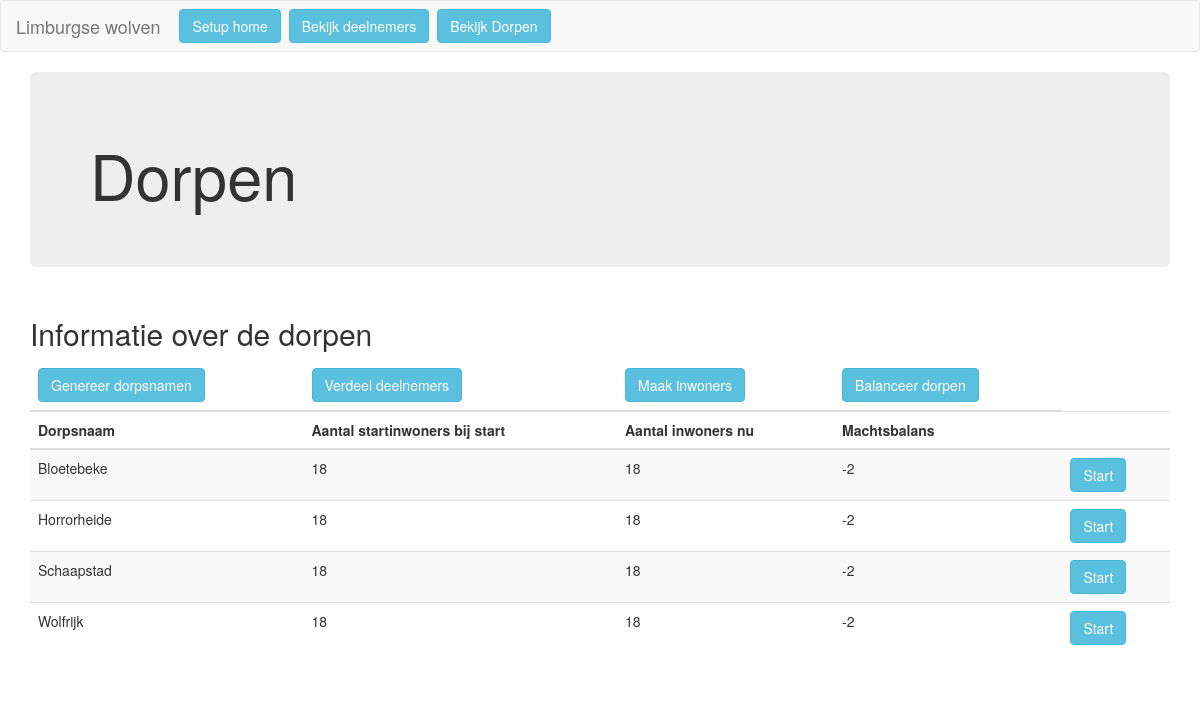
The page /villages/ (signed in) on the database its author committed.
### Autospelleider/models.py (models this page shows, shortened)
@python_2_unicode_compatible
class Village(models.Model):
    village_name = models.CharField(max_length=200)
    village_ID = models.PositiveIntegerField(null=True)
    start_inhabitants = models.PositiveIntegerField(null=True)
    timer = models.OneToOneField(Timer, related_name='village_timer', on_delete=models.CASCADE, blank=True, null=True)
    balance = models.IntegerField(null=True, blank=True)
    start_characters_amounts = models.CharField(max_length=200, null=True,blank=True)
    start_characters = models.CharField(max_length=1000, null=True,blank=True)
    influences = models.CharField(max_length=200, null=True,blank=True)
    def get_influences(self):
        chars = []
        char = ''
        for c in self.influences:
            if c != '!':
                char = char + c
            else:
                chars.append(int(char))
                char = ''
        return chars
    def get_start_characters_amounts(self):
        chars = []
        char = ''
        for c in self.start_characters_amounts:
            if c != '!':
                char = char + c
            else:
                chars.append(int(char))
                char = ''
        return chars
    def count_villagers(self):
        return len(self.villager_set.all())
    def sum_group_sizes(self):
        sum = 0
        for group in self.group_set.all():
            sum += group.group_size()
        return sum
    def get_balance(self):
        if self.influences and self.start_characters_amounts:
            x = self.get_influences()
            y = self.get_start_characters_amounts()
            import numpy as np
            return np.dot(x, y)
        else:
            return 'Error'

@python_2_unicode_compatible
class Group(models.Model):
    group_code = models.CharField(blank=True, null=True, max_length=200)
    group_ID = models.IntegerField(blank=True, null=True, default=-1)
    village = models.ForeignKey(Village, on_delete=models.SET_NULL, blank=True, null=True)
    familiar_groups = models.ManyToManyField("self", blank=True, related_name='group_familiar_groups')
    def group_size(self):
        return len(self.participant_set.all())

@python_2_unicode_compatible
class Participant(models.Model):
    first_name = models.CharField(max_length=200)
    last_name = models.CharField(max_length=200)
    participant_ID = models.PositiveIntegerField(null=True)
    reservation_ID = models.PositiveIntegerField(null=True)
    group = models.ForeignKey(Group, on_delete=models.SET_NULL, blank=True, null=True,)
    main_subscriber = models.BooleanField(default=False)
    paid = models.BooleanField(default=False)
    present = models.BooleanField(default=False)

@python_2_unicode_compatible
class Villager(models.Model):
    role = models.CharField(max_length=200, blank=True)
    familiars = models.ManyToManyField("self", blank=True, related_name='villager_familiars')
    village = models.ForeignKey(Village, on_delete=models.SET_NULL, blank=True, null=True)
    participant = models.OneToOneField(Participant, on_delete=models.CASCADE, null=True)
    alive = models.BooleanField(default=True)
    seat = models.PositiveIntegerField(blank=True, null=True)

### Autospelleider/views.py (the view)
# urls.py: url(r'^villages/$', views.villages, name='villages'),
@login_required(login_url='/admin/login/')
def villages(request):
    villages_list = Village.objects.all()
    return render(request, 'Autospelleider/villages.html', {
        'villages_list': villages_list,
    })

### Autospelleider/templates/Autospelleider/villages.html (shortened to what this page needs)
{% extends "Autospelleider/navbar.html" %}
{% block jumbotron %}
<div class="container">
  <div class="jumbotron">
    <h1>Dorpen</h1>
  </div>
</div>
{% endblock %}
{% block content %}
<div class="container">
  <h2>Informatie over de dorpen</h2>
  <table class="table table-striped">
    <thead>
      <tr>
          <th>
            <form action="{% url 'Autospelleider:genereerDorpsnamen' %}" method="post">
                <input type="submit" value="Genereer dorpsnamen" class="btn btn-info">
            </form>
          </th>
          <th>
            <form action="{% url 'Autospelleider:verdeelDeelnemers' %}" method="post">
                <input type="submit" value="Verdeel deelnemers" class="btn btn-info">
            </form>
          </th>
          <th><form action="{% url 'Autospelleider:maakInwoners' %}" method="post">
                <input type="submit" value="Maak inwoners" class="btn btn-info btn-md">
            </form></th>
          <th>
            <form action="{% url 'Autospelleider:selectCharacters' %}" method="post">
                <input id="balanceerDorpen" type="submit" value="Balanceer dorpen" class="btn btn-info btn-md">
            </form>
          </th>
      </tr>
      <tr>
        <th>Dorpsnaam</th>
        <th>Aantal startinwoners bij start</th>
          <th>Aantal inwoners nu</th>
        <th>Machtsbalans</th>
          <th></th>
      </tr>
    </thead>
    <tbody>
      {% for village in villages_list %}
      <tr class='clickable-row' id="#goToVillage" data-url='../village/{{ village.village_name }}/participants'>
            <td>{{ village.village_name }}</td>
            <td>{{ village.sum_group_sizes }}</td>
            <td>{{ village.count_villagers }}</td>
            <td>{{ village.get_balance }}</td>
            <td><a href="{% url 'Autospelleider:spelleiderInterfaceAuto' village_name=village.village_name auto_boodschap='start' %}"><button class="btn btn-info">Start</button></a></td>
      </tr>
      {% endfor %}
    </tbody>
  </table>
</div>
{% endblock %}

### Autospelleider/static/Autospelleider/css/villages.css (style rules this page uses)
tr.clickable-row { cursor: pointer; }

### rows shown on the page
Village: village_name "Bloetebeke", sum_group_sizes "18", count_villagers "18", get_balance "-2"
Village: village_name "Horrorheide", sum_group_sizes "18", count_villagers "18", get_balance "-2"
Village: village_name "Schaapstad", sum_group_sizes "18", count_villagers "18", get_balance "-2"
Village: village_name "Wolfrijk", sum_group_sizes "18", count_villagers "18", get_balance "-2"
